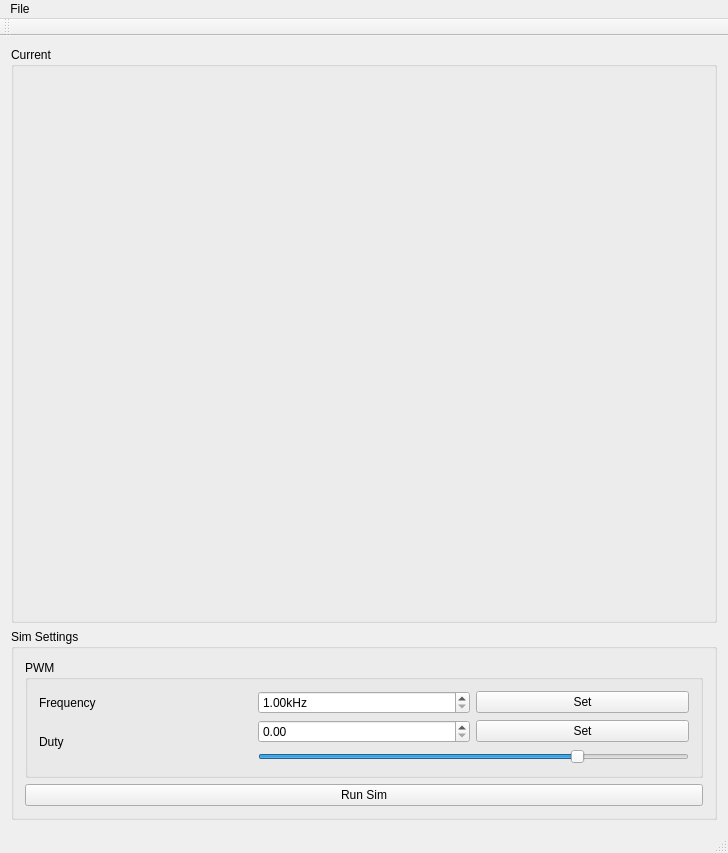
<?xml version="1.0" encoding="UTF-8"?>
<ui version="4.0">
 <class>MainWindow</class>
 <widget class="QMainWindow" name="MainWindow">
  <property name="geometry">
   <rect>
    <x>0</x>
    <y>0</y>
    <width>728</width>
    <height>853</height>
   </rect>
  </property>
  <property name="windowTitle">
   <string>Open-BLDC qSim</string>
  </property>
  <widget class="QWidget" name="centralWidget">
   <property name="sizePolicy">
    <sizepolicy hsizetype="Preferred" vsizetype="Preferred">
     <horstretch>0</horstretch>
     <verstretch>0</verstretch>
    </sizepolicy>
   </property>
   <layout class="QGridLayout" name="gridLayout_2">
    <item row="0" column="0">
     <widget class="QGroupBox" name="groupBox">
      <property name="sizePolicy">
       <sizepolicy hsizetype="Expanding" vsizetype="Expanding">
        <horstretch>0</horstretch>
        <verstretch>0</verstretch>
       </sizepolicy>
      </property>
      <property name="minimumSize">
       <size>
        <width>0</width>
        <height>0</height>
       </size>
      </property>
      <property name="baseSize">
       <size>
        <width>0</width>
        <height>0</height>
       </size>
      </property>
      <property name="title">
       <string>Current</string>
      </property>
      <layout class="QGridLayout" name="gridLayout">
       <item row="0" column="0">
        <widget class="SignalPlot" name="signalPlot" native="true">
         <property name="sizePolicy">
          <sizepolicy hsizetype="Expanding" vsizetype="Expanding">
           <horstretch>0</horstretch>
           <verstretch>0</verstretch>
          </sizepolicy>
         </property>
         <property name="minimumSize">
          <size>
           <width>0</width>
           <height>0</height>
          </size>
         </property>
         <property name="baseSize">
          <size>
           <width>0</width>
           <height>0</height>
          </size>
         </property>
        </widget>
       </item>
      </layout>
     </widget>
    </item>
    <item row="1" column="0">
     <widget class="QGroupBox" name="simSettingsGroupBox">
      <property name="sizePolicy">
       <sizepolicy hsizetype="Preferred" vsizetype="Preferred">
        <horstretch>0</horstretch>
        <verstretch>0</verstretch>
       </sizepolicy>
      </property>
      <property name="minimumSize">
       <size>
        <width>0</width>
        <height>0</height>
       </size>
      </property>
      <property name="baseSize">
       <size>
        <width>200</width>
        <height>200</height>
       </size>
      </property>
      <property name="title">
       <string>Sim Settings</string>
      </property>
      <layout class="QGridLayout" name="gridLayout_3">
       <item row="1" column="0">
        <widget class="QPushButton" name="runSimButton">
         <property name="sizePolicy">
          <sizepolicy hsizetype="Preferred" vsizetype="Fixed">
           <horstretch>0</horstretch>
           <verstretch>0</verstretch>
          </sizepolicy>
         </property>
         <property name="text">
          <string>Run Sim</string>
         </property>
        </widget>
       </item>
       <item row="0" column="0">
        <widget class="QGroupBox" name="PWMSettingsGroupBox">
         <property name="sizePolicy">
          <sizepolicy hsizetype="Preferred" vsizetype="Preferred">
           <horstretch>0</horstretch>
           <verstretch>0</verstretch>
          </sizepolicy>
         </property>
         <property name="title">
          <string>PWM</string>
         </property>
         <layout class="QGridLayout" name="gridLayout_4">
          <item row="0" column="0">
           <widget class="QLabel" name="label">
            <property name="text">
             <string>Frequency</string>
            </property>
           </widget>
          </item>
          <item row="0" column="1">
           <widget class="QDoubleSpinBox" name="PWMFreqSpinBox">
            <property name="suffix">
             <string>kHz</string>
            </property>
            <property name="minimum">
             <double>1.000000000000000</double>
            </property>
            <property name="maximum">
             <double>9.990000000000000</double>
            </property>
           </widget>
          </item>
          <item row="0" column="2">
           <widget class="QPushButton" name="PWMFreqButton">
            <property name="text">
             <string>Set</string>
            </property>
           </widget>
          </item>
          <item row="2" column="0" rowspan="2">
           <widget class="QLabel" name="label_2">
            <property name="text">
             <string>Duty</string>
            </property>
           </widget>
          </item>
          <item row="2" column="1">
           <widget class="QDoubleSpinBox" name="PWMDutySpinBox"/>
          </item>
          <item row="2" column="2">
           <widget class="QPushButton" name="PWMDutyButton">
            <property name="text">
             <string>Set</string>
            </property>
           </widget>
          </item>
          <item row="3" column="1" colspan="2">
           <widget class="QSlider" name="PWMDutySlider">
            <property name="maximum">
             <number>999</number>
            </property>
            <property name="value">
             <number>750</number>
            </property>
            <property name="orientation">
             <enum>Qt::Horizontal</enum>
            </property>
           </widget>
          </item>
         </layout>
        </widget>
       </item>
      </layout>
     </widget>
    </item>
   </layout>
  </widget>
  <widget class="QMenuBar" name="menuBar">
   <property name="geometry">
    <rect>
     <x>0</x>
     <y>0</y>
     <width>728</width>
     <height>22</height>
    </rect>
   </property>
   <widget class="QMenu" name="menuFile">
    <property name="title">
     <string>File</string>
    </property>
    <addaction name="actionOpen"/>
   </widget>
   <addaction name="menuFile"/>
  </widget>
  <widget class="QToolBar" name="mainToolBar">
   <attribute name="toolBarArea">
    <enum>TopToolBarArea</enum>
   </attribute>
   <attribute name="toolBarBreak">
    <bool>false</bool>
   </attribute>
  </widget>
  <widget class="QStatusBar" name="statusBar"/>
  <action name="actionOpen">
   <property name="text">
    <string>Open</string>
   </property>
  </action>
 </widget>
 <layoutdefault spacing="6" margin="11"/>
 <customwidgets>
  <customwidget>
   <class>SignalPlot</class>
   <extends>QWidget</extends>
   <header>signalplot.h</header>
   <container>1</container>
  </customwidget>
 </customwidgets>
 <tabstops>
  <tabstop>runSimButton</tabstop>
 </tabstops>
 <resources/>
 <connections/>
</ui>
